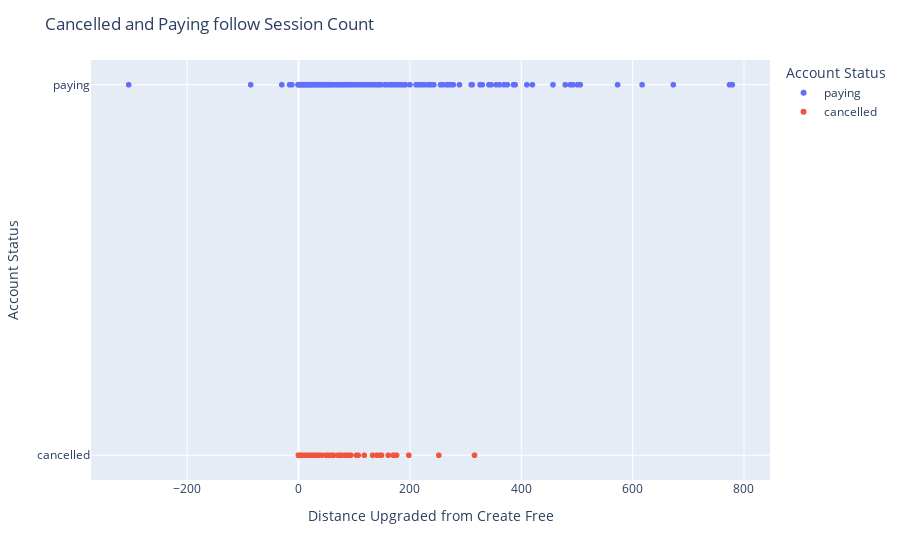

The notebook cell this image was saved under:
### Code cell
import plotly.express as px
fig = px.scatter(df, y="Account Status", x="Distance Upgraded from Create Free",color='Account Status',
                  hover_data=['Account Status'])
                  
fig.update_layout(title_text='Cancelled and Paying follow Session Count ')
fig.show()

### Figure 1 — Plotly figure (JSON) as saved in the notebook; plotly's stock layout.template omitted (floating-point values rounded to 4 significant figures; data arrays with more than 128 entries replaced by an {"elided": "..."} marker saying what was removed)
{"data": [{"hovertemplate": "Account Status=%{y}<br>Distance Upgraded from Create Free=%{x}<extra></extra>", "legendgroup": "paying", "marker": {"color": "#636efa", "symbol": "circle"}, "mode": "markers", "name": "paying", "showlegend": true, "type": "scattergl", "x": {"elided": "891 int values"}, "xaxis": "x", "y": {"elided": "891 str values"}, "yaxis": "y"}, {"hovertemplate": "Account Status=%{y}<br>Distance Upgraded from Create Free=%{x}<extra></extra>", "legendgroup": "cancelled", "marker": {"color": "#EF553B", "symbol": "circle"}, "mode": "markers", "name": "cancelled", "showlegend": true, "type": "scattergl", "x": [316, 252, 176, 174, 170, 71, 161, 57, 149, 56, 2, 147, 118, 107, 88, 88, 104, 85, 82, 76, 76, 7, 0, 0, 0, 63, 21, 16, 18, 2, 36, 6, 29, 133, 0, 0, 28, 6, 57, 42, 0, 0, 1, 141, 0, 0, 0, 27, 3, 0, 34, 0, 0, 89, 3, 31, 0, 0, 0, 0, 0, 0, 0, 2, 0, 0, 0, 0, 59, 5, 58, 2, 0, 51, 21, 5, 31, 21, 198, 0, 0, 0, 8, 94, 0, 141, 5, 1, 71, 0, 13, 6, 1, 7, 0, 0, 0, 26, 0, 0, 27, 1, 0, 1, 6, 36, 24, 2, 9, 85, 35, 1, 1, 4, 11, 49, 21, 2, 21, 27, 0, 16, 23], "xaxis": "x", "y": ["cancelled", "cancelled", "cancelled", "cancelled", "cancelled", "cancelled", "cancelled", "cancelled", "cancelled", "cancelled", "cancelled", "cancelled", "cancelled", "cancelled", "cancelled", "cancelled", "cancelled", "cancelled", "cancelled", "cancelled", "cancelled", "cancelled", "cancelled", "cancelled", "cancelled", "cancelled", "cancelled", "cancelled", "cancelled", "cancelled", "cancelled", "cancelled", "cancelled", "cancelled", "cancelled", "cancelled", "cancelled", "cancelled", "cancelled", "cancelled", "cancelled", "cancelled", "cancelled", "cancelled", "cancelled", "cancelled", "cancelled", "cancelled", "cancelled", "cancelled", "cancelled", "cancelled", "cancelled", "cancelled", "cancelled", "cancelled", "cancelled", "cancelled", "cancelled", "cancelled", "cancelled", "cancelled", "cancelled", "cancelled", "cancelled", "cancelled", "cancelled", "cancelled", "cancelled", "cancelled", "cancelled", "cancelled", "cancelled", "cancelled", "cancelled", "cancelled", "cancelled", "cancelled", "cancelled", "cancelled", "cancelled", "cancelled", "cancelled", "cancelled", "cancelled", "cancelled", "cancelled", "cancelled", "cancelled", "cancelled", "cancelled", "cancelled", "cancelled", "cancelled", "cancelled", "cancelled", "cancelled", "cancelled", "cancelled", "cancelled", "cancelled", "cancelled", "cancelled", "cancelled", "cancelled", "cancelled", "cancelled", "cancelled", "cancelled", "cancelled", "cancelled", "cancelled", "cancelled", "cancelled", "cancelled", "cancelled", "cancelled", "cancelled", "cancelled", "cancelled", "cancelled", "cancelled", "cancelled"], "yaxis": "y"}], "layout": {"legend": {"title": {"text": "Account Status"}, "tracegroupgap": 0}, "margin": {"t": 60}, "title": {"text": "Cancelled and Paying follow Session Count "}, "xaxis": {"anchor": "y", "domain": [0, 1], "title": {"text": "Distance Upgraded from Create Free"}}, "yaxis": {"anchor": "x", "categoryarray": ["cancelled", "paying"], "categoryorder": "array", "domain": [0, 1], "title": {"text": "Account Status"}}}}
